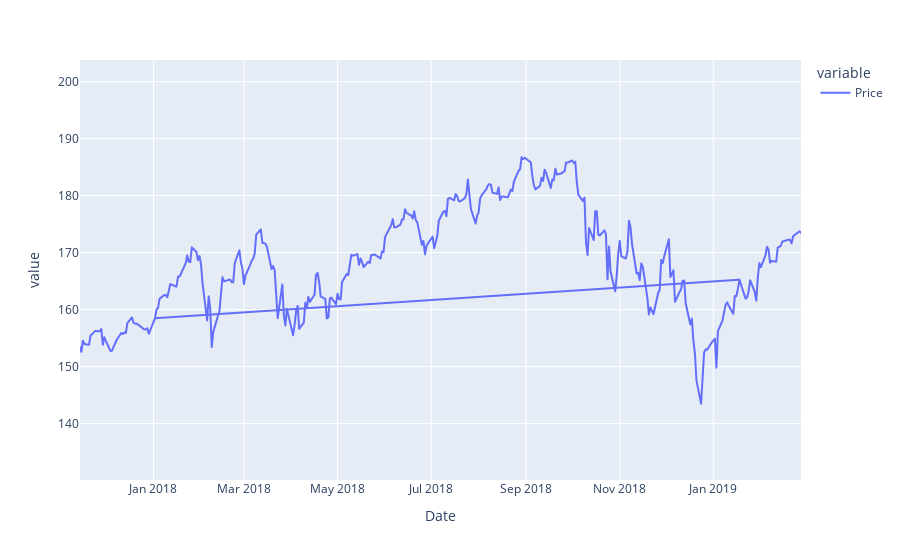

Notebook cell for this chart:
### Code cell
QQQ = pd.concat([QQQ, QQQ_], axis=0)
QQQ.plot()

### Figure 1 — Plotly figure (JSON) as saved in the notebook; plotly's stock layout.template omitted (floating-point values rounded to 4 significant figures; data arrays with more than 128 entries replaced by an {"elided": "..."} marker saying what was removed)
{"data": [{"hovertemplate": "variable=Price<br>Date=%{x}<br>value=%{y}<extra></extra>", "legendgroup": "Price", "line": {"color": "#636efa", "dash": "solid"}, "marker": {"symbol": "circle"}, "mode": "lines", "name": "Price", "showlegend": true, "type": "scattergl", "x": {"elided": "6361 str values"}, "xaxis": "x", "y": {"elided": "6361 float values"}, "yaxis": "y"}], "layout": {"autosize": true, "legend": {"title": {"text": "variable"}, "tracegroupgap": 0}, "margin": {"t": 60}, "xaxis": {"anchor": "y", "autorange": false, "domain": [0, 1], "range": ["2017-11-14 02:37:06.945", "2019-02-27 03:48:09.5636"], "title": {"text": "Date"}, "type": "date"}, "yaxis": {"anchor": "x", "autorange": false, "domain": [0, 1], "range": [130.1, 203.8], "title": {"text": "value"}, "type": "linear"}}}
